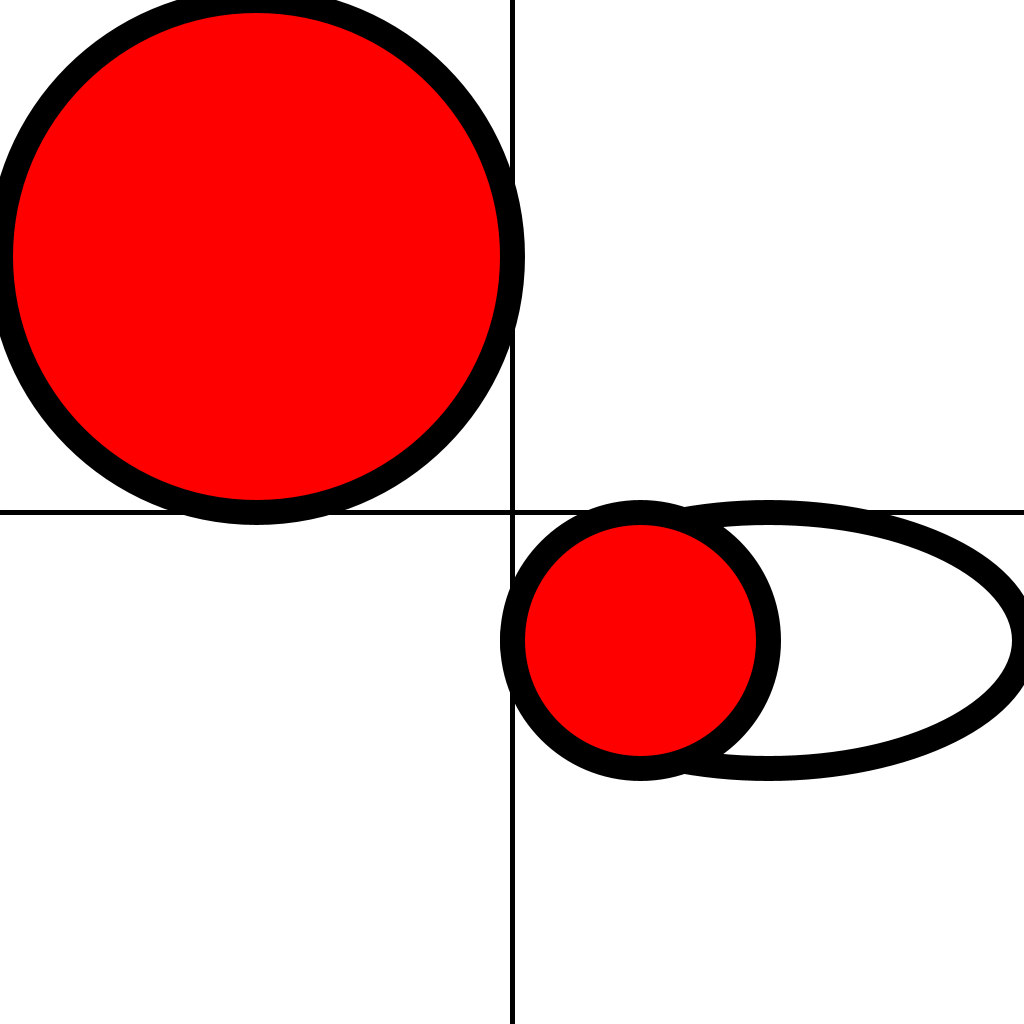
Frame 1 (no input)
Frame 60 (the mouse pressed at the canvas centre just before this capture): identical to frame 1, image omitted
Frame 120 (the mouse held since frame 60 and released just before this capture): identical to frame 1, image omitted

The Processing sketch that drew this single still picture (run headless with seeded random() and noise(); from frame 60 on, the mouse is pressed at the canvas centre):

// Processing sketch: CirclesAndEllipses_240907d
// ── CirclesAndEllipses_240907d.pde
void setup(){
  size(1024, 1024);
}

void draw(){
  background(#ffffff);
  
  int xLoc = 512; 
  int yLoc = 512;
  int w = 512; 
  int h = 256;
  
  ellipseMode(CORNER);
  fill(#ffffff);
  stroke(#000000);
  strokeWeight(25);
  
  ellipse(xLoc, yLoc, w, h);
  fill(#ff0000);
  circle(xLoc, yLoc, h);
  
  ellipseMode(CORNERS);
  ellipse(xLoc, yLoc, 0, 0);
  
  stroke(0);
  strokeWeight(5);
  line(-0000, yLoc, 9999, yLoc);
  line(xLoc, -9999, xLoc, 9999);
  
}
